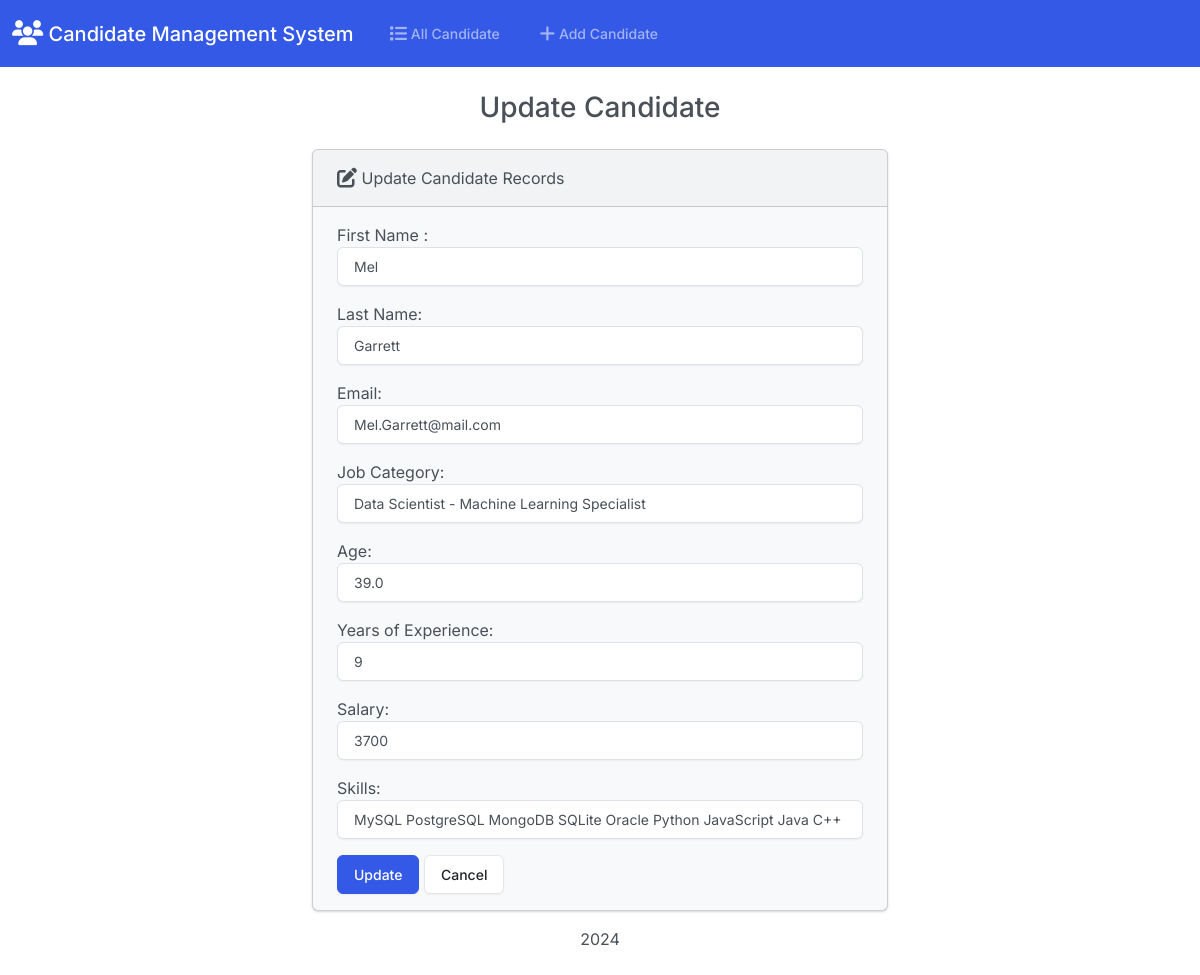
/edit/9/, run on an earlier commit of the app's database.
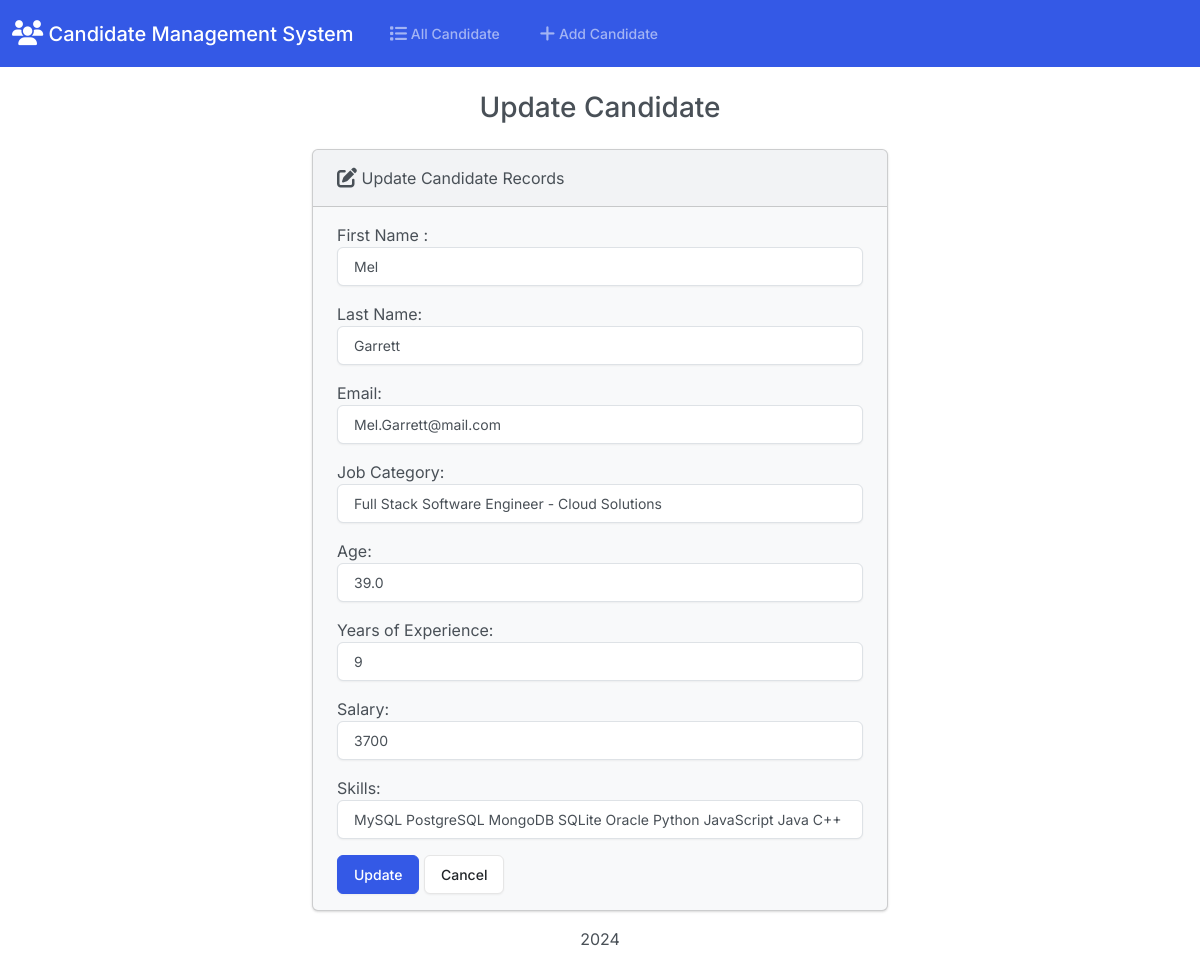
And on a later commit of the database.
### Candidate/models.py (models this page shows, shortened)
class Candidate(models.Model):
    Candidate_number = models.PositiveIntegerField()
    first_name = models.CharField(max_length=50)
    last_name = models.CharField(max_length=50)
    email = models.EmailField(max_length=100)
    Candidate_job_category = models.CharField(max_length=50)
    gpa =models.FloatField()
    Years_of_Experience =models.IntegerField()
    salary = models.IntegerField()
    skills = models.CharField(max_length=100)

### Candidate/views.py (the view)
# urls.py: path('edit/<int:id>/', views.edit, name='edit'),
def edit(request, id):
    if request.method == 'POST':
        candidate = Candidate.objects.get(pk=id)
        form = CandidateForm(request.POST, instance=candidate)  # Use the specific instance
        if form.is_valid():
            form.save()
            return render(request, 'Candidate/edit.html', {
                'form': form,
                'success': True
            })
    else:
        candidate = Candidate.objects.get(pk=id)
        form = CandidateForm(instance=candidate)
    return render(request, 'Candidate/edit.html', {
        'form': form
    })

### Candidate/forms.py
class CandidateForm(forms.ModelForm):
    class Meta :
        model = Candidate
        fields=['first_name','last_name','email','Candidate_job_category','gpa','Years_of_Experience','salary','skills']
        labels ={
            'first_name':'First Name ',
            'last_name':'Last Name',
            'email': 'Email',
            'Candidate_job_category':'Job Category',
            'gpa':'Age',
            'Years_of_Experience':'Years of Experience',
            'salary':'Salary',
            'skills':'Skills',
        }
        widgets = {
            'first_name': forms.TextInput(attrs={'class': 'form-control'}),
            'last_name': forms.TextInput(attrs={'class': 'form-control'}),
            'email': forms.EmailInput(attrs={'class': 'form-control'}),
            'Candidate_job_category': forms.TextInput(attrs={'class': 'form-control'}),
            'gpa': forms.NumberInput(attrs={'class': 'form-control'}),
            'Years_of_Experience':forms.NumberInput(attrs={'class': 'form-control'}),
            'salary':forms.NumberInput(attrs={'class': 'form-control'}),
            'skills':forms.TextInput(attrs={'class': 'form-control'}),
        }

### Candidate/templates/Candidate/edit.html (shortened to what this page needs)
{% extends "Candidate/base.html" %}
{% block body %}
  <h3 class="text-center m-4">Update Candidate</h3>
  {% if success %}
    <div class="alert alert-success" role="alert">
      The Candidate updated successfully.
      <a href="{% url 'index' %}" class="alert-link">Go to Home Page.</a>
    </div>
  {% else %}
    <div class="row justify-content-center">
      <div class="col-6">
        <div class="card bg-light mb-3">
          <div class="card-header">
            <i class="fa-solid fa-pen-to-square fa-lg"></i> Update Candidate Records
          </div>
          <div class="card-body">
            <form action="" method="POST">
              {{ form.as_p }}
              <button type="submit" class="btn btn-primary">Update</button>
              <a href="{% url 'index' %}" class="btn btn-secondary">Cancel</a>
            </form>
          </div>
        </div>
      </div>
    </div>
  {% endif %}
{% endblock %}

### Candidate/templates/Candidate/base.html (shortened to what this page needs)
{% load static %}
<!DOCTYPE html>
<html lang="en">
  <head>
    <link rel="stylesheet" href="https://cdnjs.cloudflare.com/ajax/libs/font-awesome/6.1.1/css/all.min.css">
    <link href="{% static 'css/bootstrap.min.css' %}" rel="stylesheet">
  </head>
  <body class="d-flex flex-column min-vh-100">
    <nav class="navbar navbar-expand-lg navbar-dark bg-primary">
      <div class="container-fluid">
        <a class="navbar-brand" href="{% url 'index' %}">
           <i class="fa-solid fa-users fa-lg"></i></i> Candidate Management System
        </a>
        <div class="collapse navbar-collapse" id="navbarColor01">
          <ul class="navbar-nav me-auto">
            <li class="nav-item">
              <a class="nav-link" href="{% url 'index' %}">
                 All Candidate
              </a>
            </li>
            <li class="nav-item">
              <a class="nav-link" href="{% url 'add' %}">
                 Add Candidate
              </a>
            </li>
          </ul>
        </div>
      </div>
    </nav>
    <div class="container-fluid">
      {% block body %}
      {% endblock %}
    </div>
    <footer class="mt-auto mb-4">
      <div class="text-center">
        <span>
        </span>
      </div>
    </footer>
  </body>
</html>

What changed in the data, as far as the page shows it:
changed Candidate "Mel": Candidate_job_category "Data Scientist - Machine Learning Specialist" → "Full Stack Software Engineer - Cloud Solutions"
